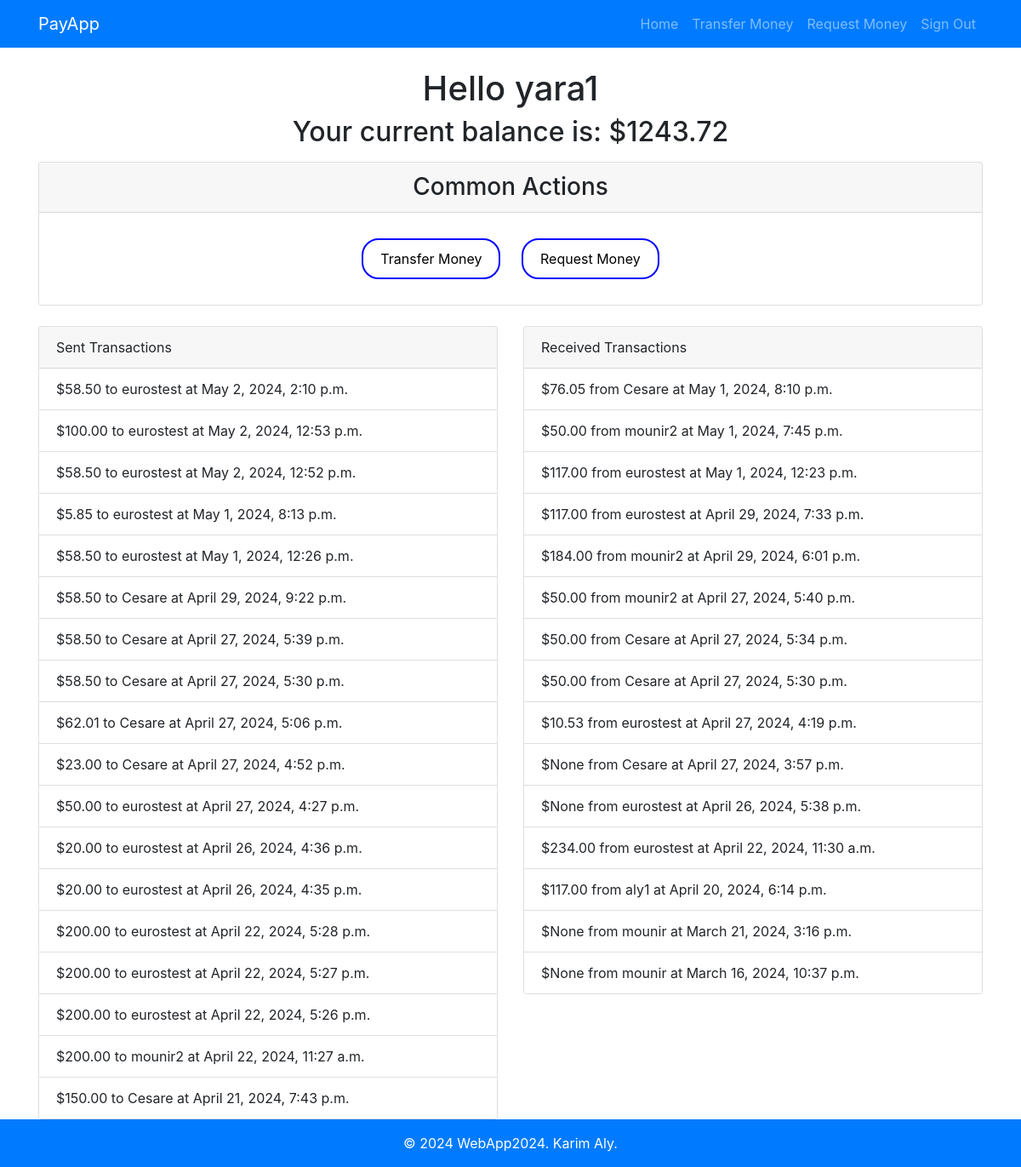
The app's page /transaction-history/ (signed in) with its own data.
### register/models.py (models this page shows, shortened)
class UserProfile(models.Model):
    CURRENCY_CHOICES = (
        ('GBP', 'Pound'),
        ('USD', 'Dollar'),
        ('EUR', 'Euro'),
    )
    user = models.OneToOneField(User, on_delete=models.CASCADE)
    balance = models.DecimalField(max_digits=10, decimal_places=2, default=1000.00)
    currency = models.CharField(max_length=3, choices=CURRENCY_CHOICES, default='GBP')

### payapp/models.py (models this page shows, shortened)
class Transaction(models.Model):
    sender = models.ForeignKey(User, related_name='sent_transactions', on_delete=models.CASCADE)
    recipient = models.ForeignKey(User, related_name='received_transactions', on_delete=models.CASCADE)
    amount = models.DecimalField(max_digits=10, decimal_places=2)
    timestamp = models.DateTimeField(auto_now_add=True)
    currency = models.CharField(max_length=3, choices=[('GBP', 'Pound'), ('USD', 'Dollar'), ('EUR', 'Euro')])
    converted_amount = models.DecimalField(max_digits=10, decimal_places=2, null=True, blank=True)
    conversion_rate = models.DecimalField(max_digits=10, decimal_places=6, null=True, blank=True)
    converted_currency = models.CharField(max_length=3, null=True, blank=True)

### payapp/views.py (the view)
# urls.py: path('transaction-history/', transaction_history, name='transaction_history'),
@login_required
def transaction_history(request):
    currency_symbols = {
        'USD': '$',
        'GBP': '£',
        'EUR': '€',
    }
    if request.user.is_superuser:
        sent_transactions = Transaction.objects.order_by('-timestamp')
        received_transactions = Transaction.objects.order_by('-timestamp')
        user_currency_symbol = currency_symbols.get('GBP', '')
    else:
        sent_transactions = Transaction.objects.filter(sender=request.user).order_by('-timestamp')
        received_transactions = Transaction.objects.filter(recipient=request.user).order_by('-timestamp')
        user_currency_symbol = currency_symbols.get(request.user.userprofile.currency, '')
    balance_amount = sum([trans.amount for trans in received_transactions], Decimal('0.00'))
    incoming_requests = MoneyRequest.objects.filter(recipient=request.user, status='pending').values('id', 'amount',
                                                                                                     'converted_amount',
                                                                                                     'sender__username',
                                                                                                     'reason')
    context = {
        'sent_transactions': sent_transactions,
        'received_transactions': received_transactions,
        'currency_symbol': user_currency_symbol,
        'balance_amount': balance_amount,
        'incoming_requests': incoming_requests,
    }
    return render(request, 'payapp/transaction_history.html', context)

### templates/payapp/transaction_history.html (shortened to what this page needs)
{% extends "base.html" %}
{% load crispy_forms_tags %}
{% load static %}
{% block extra_styles %}
    <link rel="stylesheet" href="{% static 'styles.css' %}">
{% endblock %}
{% block content %}
    <div class="text-center mb-4">
        {% if user.is_superuser %}
        <h1>Hello {{ request.user.username }} </h1>
        {% else %}
        <h1>Hello {{ request.user.username }} </h1>
        <h2 class="mb-3">Your current balance is: {{ currency_symbol }}{{ request.user.userprofile.balance }}</h2>
            <div class="card">
                <h3 class="card-header">Common Actions</h3>
                <div class="card-body">
                    <a href="{% url 'transfer_money' %}" class="btn action-btn">Transfer Money</a>
                    <a href="{% url 'request_money' %}" class="btn action-btn">Request Money</a>
                </div>
            </div>
        {% endif %}
    </div>
    {% if user.is_superuser %}
        <div id="transactionsView" class="row">
            <div class="col-md-12">
                <div class="card">
                    <div class="card-header">
                        All Transactions
                    </div>
                    <div class="card-body">
                        <table class="table">
                            <thead>
                            <tr>
                                <th>Sender</th>
                                <th>Amount</th>
                                <th>Recipient</th>
                                <th>Timestamp</th>
                            </tr>
                            </thead>
                            <tbody>
                            {% for transaction in sent_transactions %}
                                <tr>
                                    <td>{{ transaction.sender.username }}</td>
                                    <td>{{ currency_symbol }}{{ transaction.amount }}</td>
                                    <td>{{ transaction.recipient.username }}</td>
                                    <td>{{ transaction.timestamp }}</td>
                                </tr>
                            {% empty %}
                                <tr>
                                    <td colspan="3">No transactions found</td>
                                </tr>
                            {% endfor %}
                            </tbody>
                        </table>
                    </div>
                </div>
            </div>
        </div>
    {% else %}
        <div class="row">
            <div class="col-md-6">
                <div class="card">
                    <div class="card-header">
                        Sent Transactions
                    </div>
                    <ul class="list-group list-group-flush">
                        {% for transaction in sent_transactions %}
                            <li class="list-group-item">{{ currency_symbol }}{{ transaction.amount }} to {{ transaction.recipient }} at {{ transaction.timestamp }}</li>
                        {% endfor %}
                    </ul>
                </div>
            </div>
            <div class="col-md-6">
                <div class="card">
                    <div class="card-header">
                        Received Transactions
                    </div>
                    <ul class="list-group list-group-flush">
                        {% for transaction in received_transactions %}
                            <li class="list-group-item">{{ currency_symbol }}{{ transaction.converted_amount }} from {{ transaction.sender }} at {{ transaction.timestamp }}</li>
                        {% empty %}
                            <li class="list-group-item">No transactions found</li>
                        {% endfor %}
                    </ul>
                </div>
            </div>
        </div>
    {% endif %}
{% endblock %}

### templates/base.html (shortened to what this page needs)
{% load static %}
<!DOCTYPE html>
<html>
<head>
    <link rel="stylesheet" href="https://stackpath.bootstrapcdn.com/bootstrap/4.5.2/css/bootstrap.min.css">
    <link rel="stylesheet" href="{% static 'styles.css' %}">
    {% block extra_styles %}{% endblock %}
</head>
<body>
<div id="page-container">
    <nav class="navbar navbar-expand-lg navbar-dark bg-primary">
    {% if user.is_superuser %}
        <div class="container">
            <a class="navbar-brand">PayApp</a>
            <div class="collapse navbar-collapse">
                <ul class="navbar-nav ml-auto">
                    {% if request.user.is_authenticated %}
                        <li class="nav-item">
                            <a class="nav-link" href="{% url 'transaction_history' %}">Home</a>
                        </li>
                        <li class="nav-item">
                            <a class="nav-link" href="{% url 'create_admin' %}">CREATE ADMIN</a>
                        </li>
                        <li class="nav-item">
                            <a class="nav-link" href="{% url 'users' %}">View Users</a>
                        </li>
                        <li class="nav-item">
                            <a class="nav-link" href="{% url 'logout' %}">Sign Out</a>
                        </li>
                    {% else %}
                        <li class="nav-item">
                            <a class="nav-link" href="{% url 'register' %}">Register</a>
                        </li>
                        <li class="nav-item">
                            <a class="nav-link" href="{% url 'login' %}">Login</a>
                        </li>
                    {% endif %}
                </ul>
            </div>
        </div>
    {% else %}
        <div class="container">
            <a class="navbar-brand">PayApp</a>
            <div class="collapse navbar-collapse">
                <ul class="navbar-nav ml-auto">
                    {% if request.user.is_authenticated %}
                        <li class="nav-item">
                            <a class="nav-link" href="{% url 'transaction_history' %}">Home</a>
                        </li>
                        <li class="nav-item">
                            <a class="nav-link" href="{% url 'transfer_money' %}">Transfer Money</a>
                        </li>
                        <li class="nav-item">
                            <a class="nav-link" href="{% url 'request_money' %}">Request Money</a>
                        </li>
                        <li class="nav-item">
                            <a class="nav-link" href="{% url 'logout' %}">Sign Out</a>
                        </li>
                    {% endif %}
                </ul>
            </div>
        </div>
    {% endif %}
    </nav>
    <div id="content-wrap" class="container mt-4">
        {% block content %}{% endblock %}
    </div>
    <footer class="bg-primary text-white text-center p-3 mt-auto">
        &copy; 2024 WebApp2024. Karim Aly.
    </footer>
</div>
</body>
</html>

### static/styles.css (style rules this page uses)
#page-container { display: flex; flex-direction: column; min-height: 100vh; }
#content-wrap { flex: 1; }
footer { background-color: red; color: white; text-align: center; padding: 10px 0; position: relative; bottom: 0; width: 100%; }

### templates/base.html (style rules this page uses)
.action-btn { color: black; border: 2px solid blue; border-radius: 20px; background-color: transparent; padding: 10px 20px; margin: 10px; transition: all 0.3s ease; text-align: center; display: inline-block; }

### records on screen
Transaction: currency_symbol "$"
Transaction: currency_symbol "$"
Transaction: currency_symbol "$"
Transaction: currency_symbol "$"
Transaction: currency_symbol "$"
Transaction: currency_symbol "$"
Transaction: currency_symbol "$"
Transaction: currency_symbol "$"
Transaction: currency_symbol "$"
Transaction: currency_symbol "$"
Transaction: currency_symbol "$"
Transaction: currency_symbol "$"
Transaction: currency_symbol "$"
Transaction: currency_symbol "$"
Transaction: currency_symbol "$"
Transaction: currency_symbol "$"
Transaction: currency_symbol "$"
Transaction: currency_symbol "$"
Transaction: currency_symbol "$"
Transaction: currency_symbol "$"
Transaction: currency_symbol "$"
Transaction: currency_symbol "$"
Transaction: currency_symbol "$"
Transaction: currency_symbol "$"
Transaction: currency_symbol "$"
Transaction: currency_symbol "$"
Transaction: currency_symbol "$"
Transaction: currency_symbol "$"
Transaction: currency_symbol "$"
Transaction: currency_symbol "$"
Transaction: currency_symbol "$"
Transaction: currency_symbol "$"
Transaction: currency_symbol "$"

### other values on screen
{{ request.user.username }} "yara1"
{{ currency_symbol }} "$"
{{ request.user.userprofile.balance }} "1243.72"
